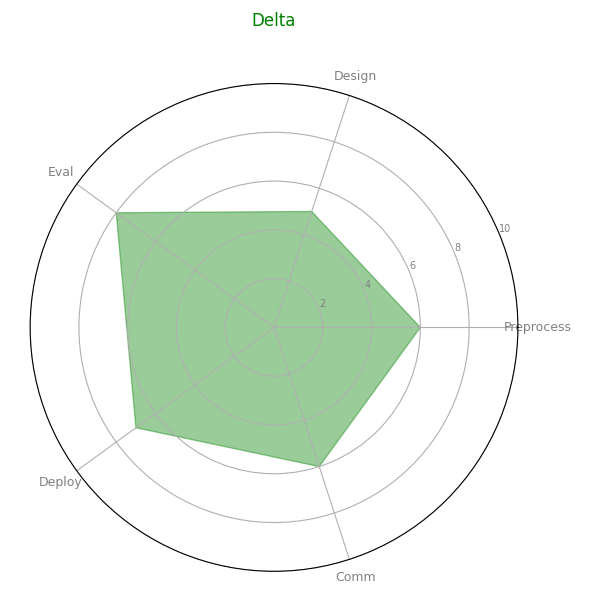

Generate this figure with Python:
import numpy as np
import matplotlib.pyplot as plt
from math import pi

skill_areas = ['Preprocess', 'Design', 'Eval', 'Deploy', 'Comm']

alpha_team_skills = [8, 6, 7, 5, 9]
beta_team_skills = [5, 7, 8, 6, 7]
delta_team_skills = [6, 5, 8, 7, 6]

teams_data = {
    'Alpha': alpha_team_skills,
    'Beta': beta_team_skills,
    'Delta': delta_team_skills
}

consistent_colors = {
    'Alpha': 'red',
    'Beta': 'blue',
    'Delta': 'green'
}

def create_filled_radar_chart(title, team_data, labels, color):
    num_vars = len(labels)
    angles = np.linspace(0, 2 * pi, num_vars, endpoint=False).tolist()
    team_data += team_data[:1]
    angles += angles[:1]

    fig, ax = plt.subplots(figsize=(6, 6), subplot_kw=dict(polar=True))
    plt.xticks(angles[:-1], labels, color='grey', size=9)
    plt.yticks(range(2, 11, 2), map(str, range(2, 11, 2)), color="grey", size=7)
    plt.ylim(0, 10)

    ax.fill(angles, team_data, color=color, alpha=0.4)
    plt.title(title, size=12, color=color, y=1.1)

for team_name, skill_levels in teams_data.items():
    create_filled_radar_chart(team_name, skill_levels, skill_areas, consistent_colors[team_name])

plt.tight_layout()
plt.show()
